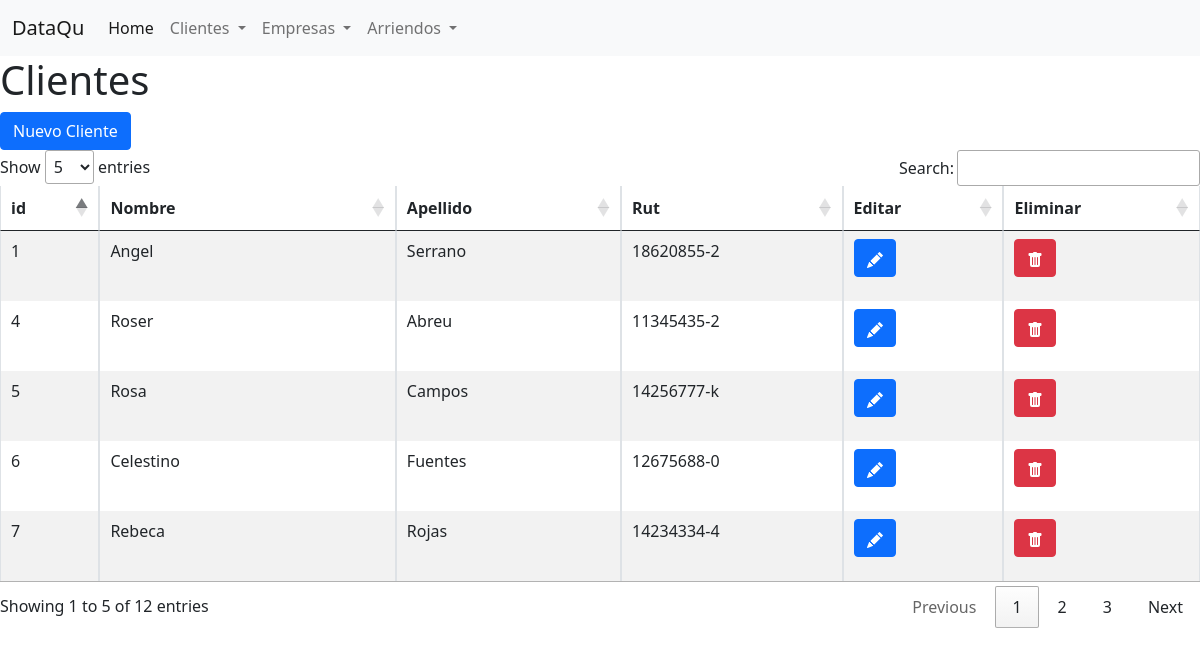
/clientes/, run on the app's committed database.
### arriendos/models.py (models this page shows, shortened)
class Cliente(models.Model):
    rut = models.CharField(max_length=40)
    nombre = models.CharField(max_length=40)
    apellido = models.CharField(max_length=40,default=None, blank=True, null=True)

### arriendos/views.py (the view)
# urls.py: path('clientes/',views.ListaClientes,name='clientes'),
def ListaClientes(request):
    clientes = Cliente.objects.all().order_by('-id')
    serializer = ClienteSerializer(clientes, many=True)
    context={
        "data":clientes
    }
    return render(request,'clientes.html',context)

### arriendos/templates/clientes.html (shortened to what this page needs)
{% extends './base.html' %}
{% block content %}
<h1>Clientes</h1>
<span>
    <a href="../newcliente" class="btn btn-primary">Nuevo Cliente</a>
</span>
<div class="table-responsive">
<table id="example" class="table table-striped table-bordered" width="100%" >
    <thead>
        <tr>
            <th>id</th>
            <th>Nombre</th>
            <th>Apellido</th>
            <th>Rut</th>
            <th>Editar</th>
            <th>Eliminar</th>
        </tr>
    </thead>
    <tbody>
    {% for elem in data %}
        <tr>
            <td> {{elem.id}}</td>
            <td> {{elem.nombre}}</td>
            <td> {{elem.apellido}}</td>
            <td> {{elem.rut}}</td>
            <td><p data-placement="top" data-toggle="tooltip" title="Edit">
                <a href="/updcliente/{{elem.id}}" class="btn btn-primary btn-xs" data-title="edit" data-toogle="modal" data-target="#edit">
                </a>
                </p>
            </td>
            <td>
                <p data-placement="top" data-toggle="tooltip" title="Delete">
                    <a href="/cliente-delete/{{elem.id}}" class="btn btn-danger btn-xs" data-title="delete" data-toogle="modal" data-target="#delete">
                </a>
            </p>
            </td>
        </tr>
    {% endfor %}
    </tbody>
</table>
</div>
{% endblock %}

### data on the page
Cliente: id "7", nombre "Rebeca", apellido "Rojas", rut "14234334-4"
Cliente: id "6", nombre "Celestino", apellido "Fuentes", rut "12675688-0"
Cliente: id "5", nombre "Rosa", apellido "Campos", rut "14256777-k"
Cliente: id "4", nombre "Roser", apellido "Abreu", rut "11345435-2"
Cliente: id "1", nombre "Angel", apellido "Serrano", rut "18620855-2"
